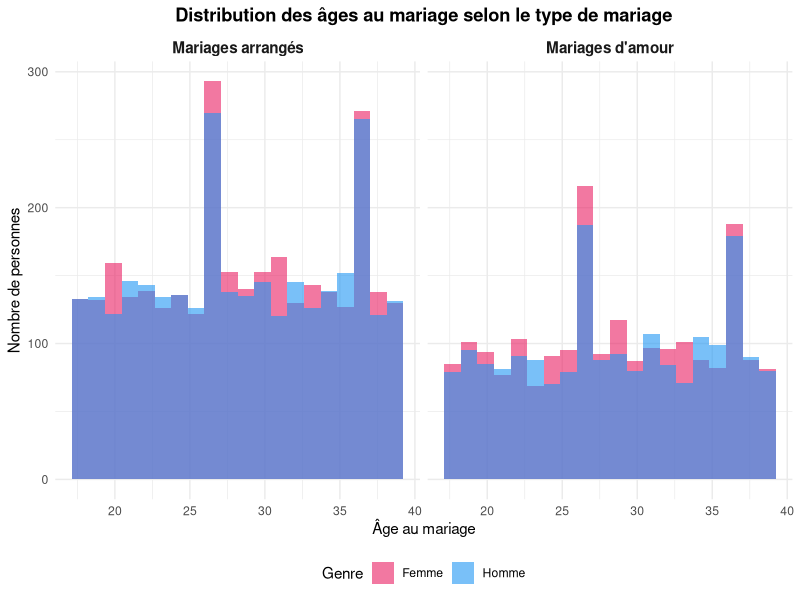
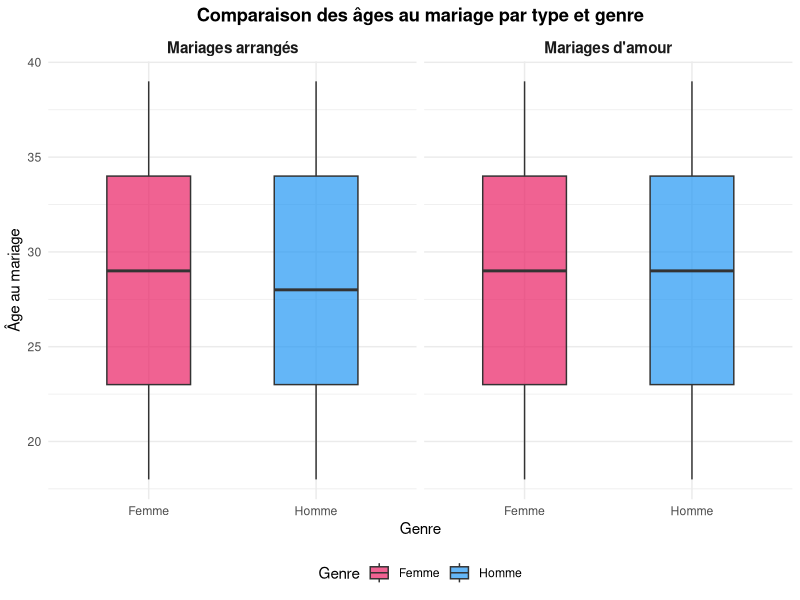
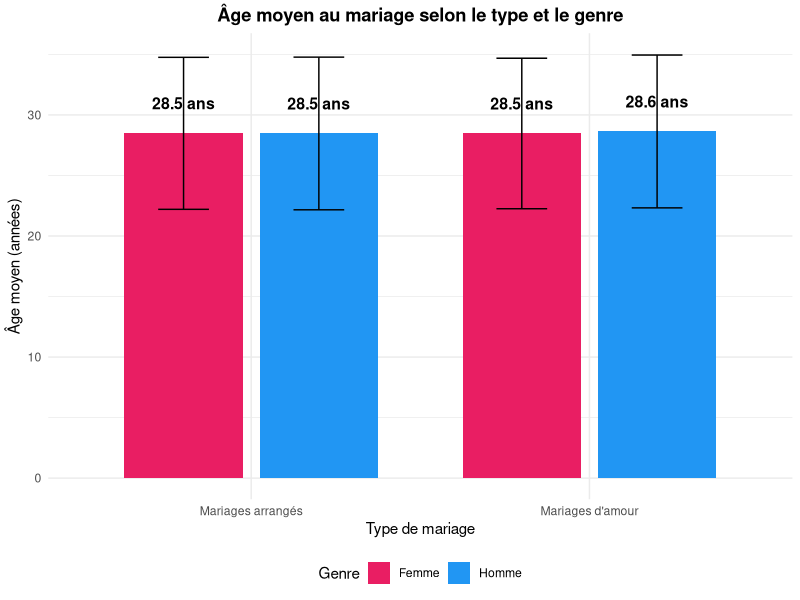
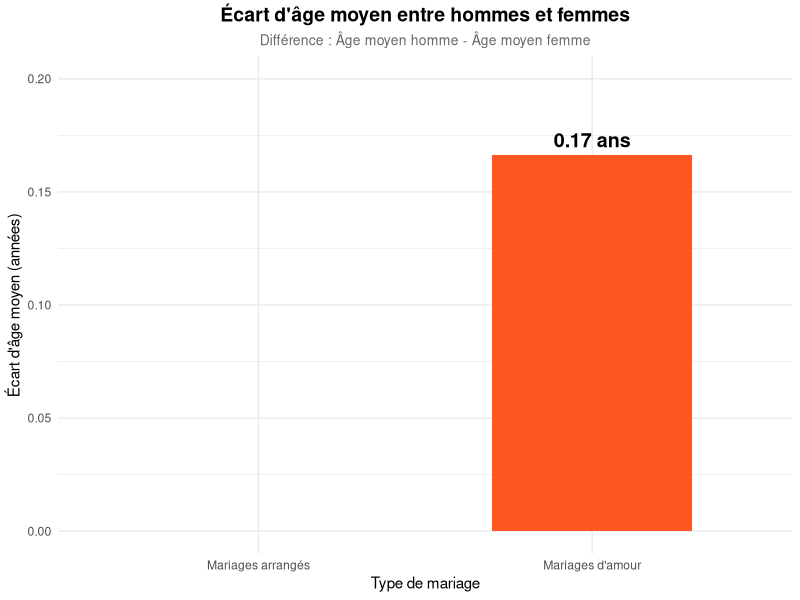
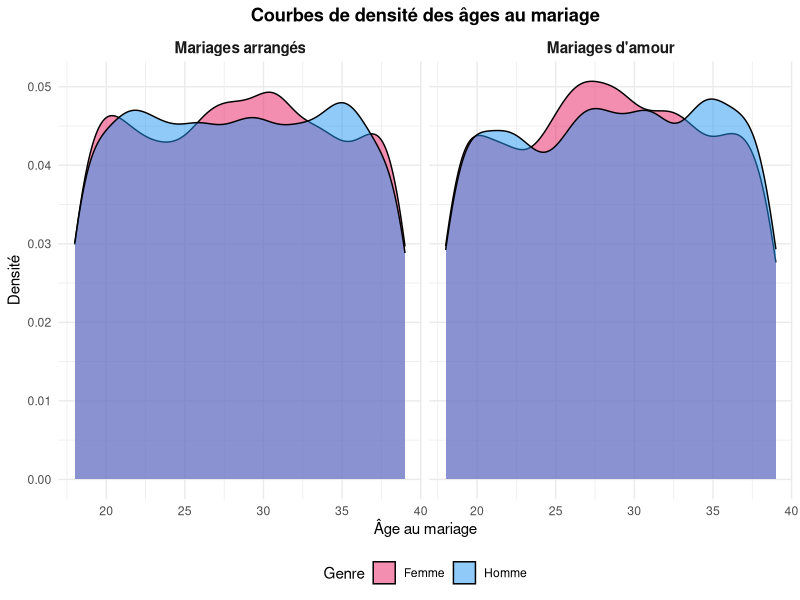

Recreate these plots in R, in order.
# =============================================================================
# PARTIE III : Analyse de l'écart d'âge entre hommes et femmes
# Comparaison entre mariages arrangés et mariages d'amour
# =============================================================================

library(ggplot2)
library(dplyr)
library(tidyr)
library(gridExtra)

# Chargement des données
data <- read.csv("marriage_data_india.csv", stringsAsFactors = TRUE)

# Sélection des variables pertinentes
data_age <- data %>%
  select(Marriage_Type, Gender, Age_at_Marriage)

# =============================================================================
# CALCUL DES ÉCARTS D'ÂGE
# =============================================================================

# Statistiques descriptives par type de mariage et genre
age_stats <- data_age %>%
  group_by(Marriage_Type, Gender) %>%
  summarise(
    age_moyen = mean(Age_at_Marriage),
    age_median = median(Age_at_Marriage),
    age_min = min(Age_at_Marriage),
    age_max = max(Age_at_Marriage),
    ecart_type = sd(Age_at_Marriage),
    n = n(),
    .groups = "drop"
  )

# Calcul de l'écart d'âge moyen entre hommes et femmes
ecart_age <- age_stats %>%
  select(Marriage_Type, Gender, age_moyen) %>%
  pivot_wider(names_from = Gender, values_from = age_moyen) %>%
  mutate(ecart_age_moyen = Male - Female)

# =============================================================================
# GRAPHIQUE 1 : Distribution des âges par type de mariage et genre
# =============================================================================

g1 <- ggplot(data_age, aes(x = Age_at_Marriage, fill = Gender)) +
  geom_histogram(position = "identity", alpha = 0.6, bins = 20) +
  facet_wrap(~ Marriage_Type, labeller = labeller(Marriage_Type = 
                c("Arranged" = "Mariages arrangés", "Love" = "Mariages d'amour"))) +
  scale_fill_manual(values = c("Male" = "#2196F3", "Female" = "#E91E63"),
                    labels = c("Femme", "Homme")) +
  labs(title = "Distribution des âges au mariage selon le type de mariage",
       x = "Âge au mariage", y = "Nombre de personnes",
       fill = "Genre") +
  theme_minimal() +
  theme(legend.position = "bottom",
        plot.title = element_text(face = "bold", hjust = 0.5),
        strip.text = element_text(face = "bold", size = 11))

# =============================================================================
# GRAPHIQUE 2 : Boîtes à moustaches des âges
# =============================================================================

g2 <- ggplot(data_age, aes(x = Gender, y = Age_at_Marriage, fill = Gender)) +
  geom_boxplot(width = 0.5, alpha = 0.7) +
  facet_wrap(~ Marriage_Type, labeller = labeller(Marriage_Type = 
                c("Arranged" = "Mariages arrangés", "Love" = "Mariages d'amour"))) +
  scale_fill_manual(values = c("Male" = "#2196F3", "Female" = "#E91E63"),
                    labels = c("Femme", "Homme")) +
  scale_x_discrete(labels = c("Female" = "Femme", "Male" = "Homme")) +
  labs(title = "Comparaison des âges au mariage par type et genre",
       x = "Genre", y = "Âge au mariage",
       fill = "Genre") +
  theme_minimal() +
  theme(legend.position = "bottom",
        plot.title = element_text(face = "bold", hjust = 0.5),
        strip.text = element_text(face = "bold", size = 11))

# =============================================================================
# GRAPHIQUE 3 : Âges moyens par type de mariage
# =============================================================================

g3 <- ggplot(age_stats, aes(x = Marriage_Type, y = age_moyen, fill = Gender)) +
  geom_bar(stat = "identity", position = position_dodge(width = 0.8), width = 0.7) +
  geom_errorbar(aes(ymin = age_moyen - ecart_type, ymax = age_moyen + ecart_type),
                position = position_dodge(width = 0.8), width = 0.3) +
  geom_text(aes(label = paste0(round(age_moyen, 1), " ans")),
            position = position_dodge(width = 0.8), vjust = -2, size = 4, fontface = "bold") +
  scale_fill_manual(values = c("Male" = "#2196F3", "Female" = "#E91E63"),
                    labels = c("Femme", "Homme")) +
  scale_x_discrete(labels = c("Arranged" = "Mariages arrangés", "Love" = "Mariages d'amour")) +
  labs(title = "Âge moyen au mariage selon le type et le genre",
       x = "Type de mariage", y = "Âge moyen (années)",
       fill = "Genre") +
  ylim(0, 35) +
  theme_minimal() +
  theme(legend.position = "bottom",
        plot.title = element_text(face = "bold", hjust = 0.5))

# =============================================================================
# GRAPHIQUE 4 : Écart d'âge moyen entre hommes et femmes
# =============================================================================

ecart_age_plot <- ecart_age %>%
  mutate(Marriage_Type_fr = ifelse(Marriage_Type == "Arranged", 
                                    "Mariages arrangés", "Mariages d'amour"))

g4 <- ggplot(ecart_age_plot, aes(x = Marriage_Type_fr, y = ecart_age_moyen, fill = Marriage_Type)) +
  geom_bar(stat = "identity", width = 0.6) +
  geom_text(aes(label = paste0(round(ecart_age_moyen, 2), " ans")),
            vjust = -0.5, size = 5, fontface = "bold") +
  scale_fill_manual(values = c("Arranged" = "#9C27B0", "Love" = "#FF5722")) +
  labs(title = "Écart d'âge moyen entre hommes et femmes",
       subtitle = "Différence : Âge moyen homme - Âge moyen femme",
       x = "Type de mariage", y = "Écart d'âge moyen (années)") +
  ylim(0, max(ecart_age_plot$ecart_age_moyen) * 1.2) +
  theme_minimal() +
  theme(legend.position = "none",
        plot.title = element_text(face = "bold", hjust = 0.5, size = 14),
        plot.subtitle = element_text(hjust = 0.5, size = 10, color = "gray40"))

# =============================================================================
# GRAPHIQUE 5 : Densité des âges par type de mariage
# =============================================================================

g5 <- ggplot(data_age, aes(x = Age_at_Marriage, fill = Gender)) +
  geom_density(alpha = 0.5) +
  facet_wrap(~ Marriage_Type, labeller = labeller(Marriage_Type = 
                c("Arranged" = "Mariages arrangés", "Love" = "Mariages d'amour"))) +
  scale_fill_manual(values = c("Male" = "#2196F3", "Female" = "#E91E63"),
                    labels = c("Femme", "Homme")) +
  labs(title = "Courbes de densité des âges au mariage",
       x = "Âge au mariage", y = "Densité",
       fill = "Genre") +
  theme_minimal() +
  theme(legend.position = "bottom",
        plot.title = element_text(face = "bold", hjust = 0.5),
        strip.text = element_text(face = "bold", size = 11))

# =============================================================================
# SAUVEGARDE DES GRAPHIQUES
# =============================================================================

png("graphique_distribution_ages.png", width = 1200, height = 800, res = 150)
print(g1)
dev.off()

png("graphique_boxplot_ages.png", width = 1200, height = 800, res = 150)
print(g2)
dev.off()

png("graphique_ages_moyens.png", width = 1200, height = 800, res = 150)
print(g3)
dev.off()

png("graphique_ecart_age.png", width = 1000, height = 700, res = 150)
print(g4)
dev.off()

png("graphique_densite_ages.png", width = 1200, height = 800, res = 150)
print(g5)
dev.off()

# =============================================================================
# ANALYSES STATISTIQUES
# =============================================================================

cat("\n========================================\n")
cat("PARTIE III : ANALYSE DE L'ÉCART D'ÂGE\n")
cat("========================================\n\n")

# 1. Statistiques descriptives
cat("1. STATISTIQUES DESCRIPTIVES PAR TYPE DE MARIAGE ET GENRE\n")
cat("----------------------------------------------------------\n")
print(age_stats)

# 2. Écart d'âge entre hommes et femmes
cat("\n\n2. ÉCART D'ÂGE MOYEN ENTRE HOMMES ET FEMMES\n")
cat("--------------------------------------------\n")
print(ecart_age)

# 3. Test t pour comparer les âges des hommes entre les deux types de mariage
cat("\n\n3. TEST T - COMPARAISON DES ÂGES DES HOMMES\n")
cat("--------------------------------------------\n")
age_homme_arranged <- data_age %>% 
  filter(Marriage_Type == "Arranged", Gender == "Male") %>% 
  pull(Age_at_Marriage)

age_homme_love <- data_age %>% 
  filter(Marriage_Type == "Love", Gender == "Male") %>% 
  pull(Age_at_Marriage)

t_test_homme <- t.test(age_homme_arranged, age_homme_love)
cat("Âge moyen hommes (Arrangé) :", round(mean(age_homme_arranged), 2), "ans\n")
cat("Âge moyen hommes (Amour) :", round(mean(age_homme_love), 2), "ans\n")
cat("p-value :", t_test_homme$p.value, "\n")
if (t_test_homme$p.value < 0.05) {
  cat("Conclusion : Différence SIGNIFICATIVE entre les types de mariage\n")
} else {
  cat("Conclusion : PAS de différence significative entre les types de mariage\n")
}

# 4. Test t pour comparer les âges des femmes entre les deux types de mariage
cat("\n\n4. TEST T - COMPARAISON DES ÂGES DES FEMMES\n")
cat("--------------------------------------------\n")
age_femme_arranged <- data_age %>% 
  filter(Marriage_Type == "Arranged", Gender == "Female") %>% 
  pull(Age_at_Marriage)

age_femme_love <- data_age %>% 
  filter(Marriage_Type == "Love", Gender == "Female") %>% 
  pull(Age_at_Marriage)

t_test_femme <- t.test(age_femme_arranged, age_femme_love)
cat("Âge moyen femmes (Arrangé) :", round(mean(age_femme_arranged), 2), "ans\n")
cat("Âge moyen femmes (Amour) :", round(mean(age_femme_love), 2), "ans\n")
cat("p-value :", t_test_femme$p.value, "\n")
if (t_test_femme$p.value < 0.05) {
  cat("Conclusion : Différence SIGNIFICATIVE entre les types de mariage\n")
} else {
  cat("Conclusion : PAS de différence significative entre les types de mariage\n")
}

# 5. Test pour comparer l'écart d'âge entre les deux types de mariage
cat("\n\n5. COMPARAISON DE L'ÉCART D'ÂGE\n")
cat("--------------------------------\n")
cat("Écart d'âge moyen (Mariages arrangés) :", round(ecart_age$ecart_age_moyen[ecart_age$Marriage_Type == "Arranged"], 2), "ans\n")
cat("Écart d'âge moyen (Mariages d'amour) :", round(ecart_age$ecart_age_moyen[ecart_age$Marriage_Type == "Love"], 2), "ans\n")

diff_ecart <- ecart_age$ecart_age_moyen[ecart_age$Marriage_Type == "Arranged"] - 
              ecart_age$ecart_age_moyen[ecart_age$Marriage_Type == "Love"]

cat("\nDifférence d'écart d'âge :", round(diff_ecart, 2), "ans\n")

if (abs(diff_ecart) > 1) {
  cat("Conclusion : L'écart d'âge diffère notablement entre les deux types de mariage\n")
} else {
  cat("Conclusion : L'écart d'âge est similaire dans les deux types de mariage\n")
}

# =============================================================================
# SYNTHÈSE
# =============================================================================

cat("\n\n========================================\n")
cat("SYNTHÈSE DES RÉSULTATS\n")
cat("========================================\n\n")

cat("✓ Mariages arrangés :\n")
cat("  - Âge moyen hommes :", round(age_stats$age_moyen[age_stats$Marriage_Type == "Arranged" & age_stats$Gender == "Male"], 2), "ans\n")
cat("  - Âge moyen femmes :", round(age_stats$age_moyen[age_stats$Marriage_Type == "Arranged" & age_stats$Gender == "Female"], 2), "ans\n")
cat("  - Écart d'âge moyen :", round(ecart_age$ecart_age_moyen[ecart_age$Marriage_Type == "Arranged"], 2), "ans\n\n")

cat("✓ Mariages d'amour :\n")
cat("  - Âge moyen hommes :", round(age_stats$age_moyen[age_stats$Marriage_Type == "Love" & age_stats$Gender == "Male"], 2), "ans\n")
cat("  - Âge moyen femmes :", round(age_stats$age_moyen[age_stats$Marriage_Type == "Love" & age_stats$Gender == "Female"], 2), "ans\n")
cat("  - Écart d'âge moyen :", round(ecart_age$ecart_age_moyen[ecart_age$Marriage_Type == "Love"], 2), "ans\n\n")

cat("Graphiques sauvegardés avec succès!\n")
